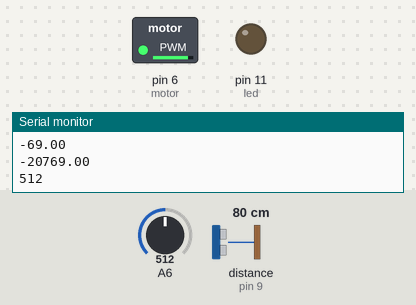
This sketch was run on a simulated Arduino Uno, built with avr-gcc and run on an emulated ATmega328P. On the bench: switched loads named in the sketch (green lamp = pin HIGH), output pins drawn as LEDs (lit = HIGH), the last lines printed to the serial monitor. Wiring (inferred from the names in the program): ultrasonic range finder: trigger pin 10; echo pin 9. The inputs (shaded band) are chosen by the test bench; at power-on: distance to the obstacle (sensor on pin 9) 80 cm, A6 = 512. The echo pulse lasts 58.3 µs per cm; pins used as bus, display or sensor lines are not drawn.

Above: at 1.3 s.
1.4 s: distance to the obstacle (sensor on pin 9) set to 2 cm
At 3.0 s:
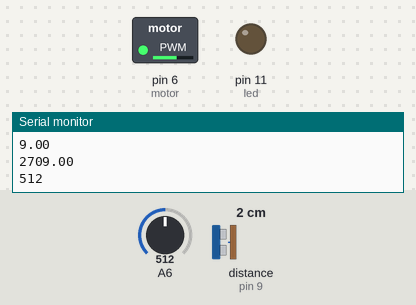
3.5 s: A6 set to 11
5.2 s: A6 set to 8
At 6.4 s:
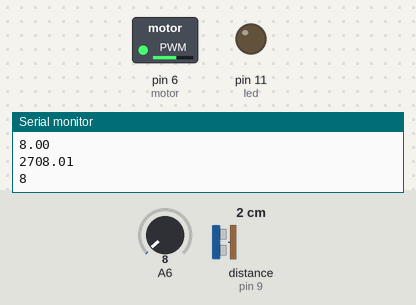
8.0 s: distance to the obstacle (sensor on pin 9) set to 9 cm
At 10.7 s:
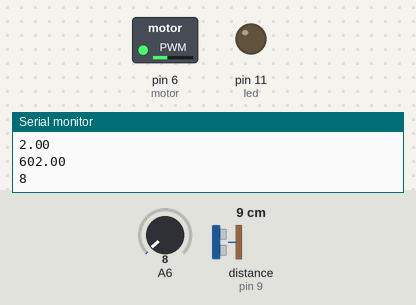
11.0 s: distance to the obstacle (sensor on pin 9) set to 4 cm
At 13.7 s:
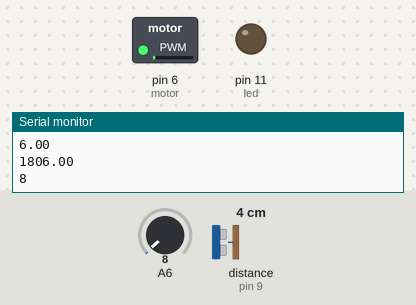
14.0 s: distance to the obstacle (sensor on pin 9) set to 18 cm
At 16.5 s:
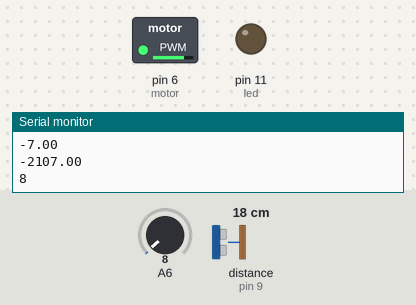
Timing chart, 0 to 17.0 s (numbered marks = the images above; inputs shaded):
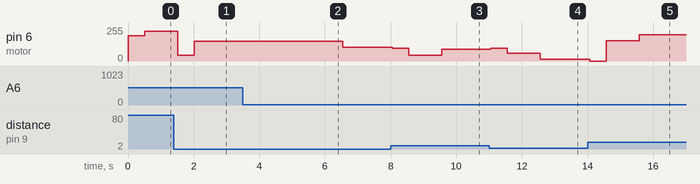

Measured:
- after the input at 1.4 s, pin 6 (motor): 223/255 → 45/255 after 0.12 s, → 149/255 0.50 s later
- after the input at 5.2 s, pin 6 (motor): 149/255 → 148/255 after 0.84 s, → 104/255 0.50 s later
- after the input at 8.0 s, pin 6 (motor): 104/255 → 97/255 after 0.05 s, → 45/255 0.50 s later, → 90/255 1.0 s later
- after the input at 11.0 s, pin 6 (motor): 90/255 → 94/255 after 0.06 s, → 59/255 0.50 s later, → 58/255 0.50 s later, → 14/255 0.50 s later
- after the input at 14.0 s, pin 6 (motor): 14/255 → 0/255 after 0.07 s, → 152/255 0.50 s later, → 153/255 0.50 s later, → 197/255 0.50 s later

The sketch:

PID_control.ino
```cpp
int trig = 10;
int echo = 9;
int led = 11;
int pot = 0;
int motor = 6;
int set_spd = 0;
int min_dist = 10;
double error[2] = {0};
double deriv = 0;
double inte = 0;
double pid = 0;
int m_speed = 0;


void setup() {
  // put your setup code here, to run once:
  Serial.begin(9600);
  pinMode(led, OUTPUT);
  pinMode(trig, OUTPUT);
  pinMode(echo, INPUT);
  pinMode(motor, OUTPUT);
  set_spd = analogRead(pot);
}

void loop() {
  // put your main code here, to run repeatedly:

  //ultrasonic set up
  digitalWrite(trig, LOW);
  delayMicroseconds(2);
  digitalWrite(trig, HIGH);
  delayMicroseconds(10);
  digitalWrite(trig, LOW);


 // analogWrite(motor, set_spd/4);

  long duration = pulseIn(echo, HIGH);
  long distance_cm = duration/2/29.1;

  error[0] = min_dist - distance_cm;
  deriv = (error[1]-error[0])/500;
  inte = error[1]*100;

  pid = error[0]*1 + deriv*5 + inte*3;
  m_speed =analogRead(motor);
  analogWrite(motor,pid);

  error[1] = error[0];

  Serial.println(error[0]);
  Serial.println(pid);
  Serial.println(m_speed);
  delay(500);
}
```
